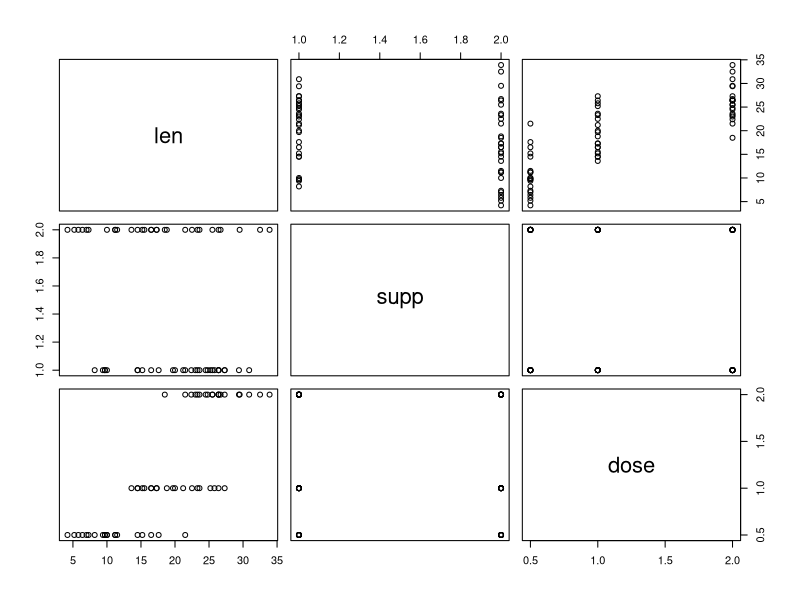
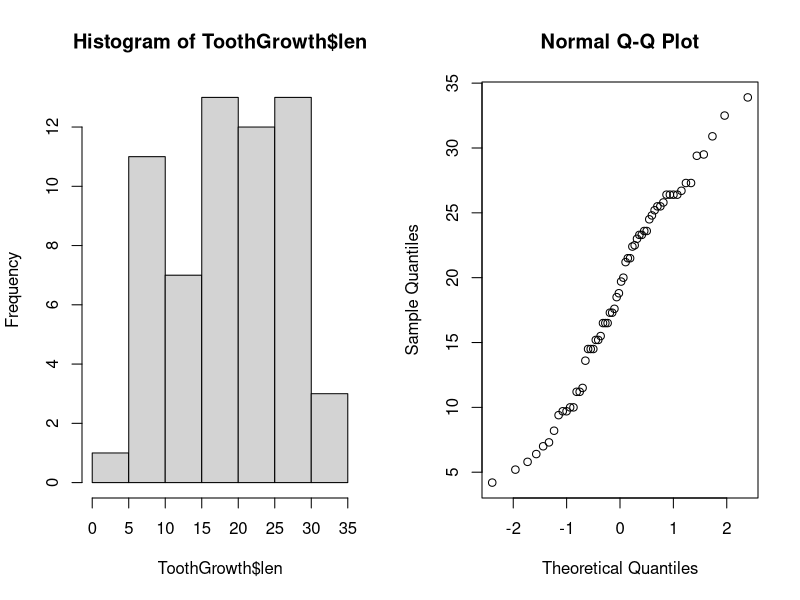

These figures' R source, in order:
## ---- chunk 1
data(ToothGrowth)
summary(ToothGrowth)
pairs(ToothGrowth)
## ---- chunk 2
par(mfrow=c(1,2))
hist(ToothGrowth$len)
qqnorm(ToothGrowth$len)

## ---- chunk 3
tempSupp <- rbind(tapply(ToothGrowth$len, ToothGrowth$supp, mean), tapply(ToothGrowth$len, ToothGrowth$supp, var))
rownames(tempSupp) <- c('Mean', 'Var')
tempSupp
## ---- chunk 4
t.test(ToothGrowth$len ~ ToothGrowth$supp, 
       alternative='greater',
       var.equal=T)
suppMean <- tapply(ToothGrowth$len, ToothGrowth$supp, mean)
#ToothGrowth$len[ToothGrowth$supp=='OJ']
suppVar <- tapply(ToothGrowth$len, ToothGrowth$supp, var)
suppOJ <- sum(ToothGrowth$supp=='OJ')
suppVC <- sum(ToothGrowth$supp=='VC')
## ---- chunk 5
tempDose <- rbind(tapply(ToothGrowth$len, ToothGrowth$dose, mean),tapply(ToothGrowth$len, ToothGrowth$dose, var))
rownames(tempDose) <- c('Mean', 'Var')
tempDose
## ---- chunk 6
t.test(ToothGrowth$len[ToothGrowth$dose == 0.5] , ToothGrowth$len[ToothGrowth$dose == 1.0], 
       alternative='less',
       var.equal=T)

t.test(ToothGrowth$len[ToothGrowth$dose == 1.0] , ToothGrowth$len[ToothGrowth$dose == 2.0], 
       alternative='less',
       var.equal=T)

t.test(ToothGrowth$len[ToothGrowth$dose == 0.5] , ToothGrowth$len[ToothGrowth$dose == 2.0], 
       alternative='less',
       var.equal=T)
## ---- chunk 7

t.test(ToothGrowth$len ~ ToothGrowth$supp, alternative='greater', var.equal=F)

doseMean <- tapply(ToothGrowth$len, ToothGrowth$dose, mean)
doseVar <- tapply(ToothGrowth$len, ToothGrowth$dose, var)
dose0.5 <- sum(ToothGrowth$dose==0.5)
dose2.0 <- sum(ToothGrowth$dose==2.0)

## ---- chunk 8
t.test(ToothGrowth$len[ToothGrowth$dose == 0.5] , ToothGrowth$len[ToothGrowth$dose == 1.0], 
       alternative='less',
       var.equal=F)

t.test(ToothGrowth$len[ToothGrowth$dose == 1.0] , ToothGrowth$len[ToothGrowth$dose == 2.0], 
       alternative='less',
       var.equal=F)

t.test(ToothGrowth$len[ToothGrowth$dose == 0.5] , ToothGrowth$len[ToothGrowth$dose == 2.0], 
       alternative='less',
       var.equal=F)
